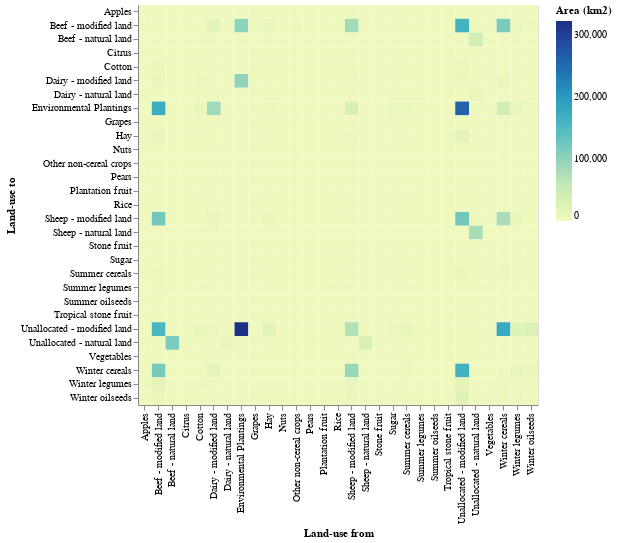

Notebook source saved alongside this figure:
### Code cell
# plot the transition matrix using altair
import altair as alt
alt.Chart(crosstab_lu_all.reset_index()).mark_rect().encode(
    x='Land-use from:N',
    y='Land-use to:N',
    color='Area (km2):Q'
).properties(
    width=400,
    height=400
).interactive()

### Figure 1 — Vega-Lite specification as saved in the notebook (floating-point values rounded to 4 significant figures; data arrays with more than 128 entries replaced by an {"elided": "..."} marker saying what was removed)
{"config": {"view": {"continuousWidth": 300, "continuousHeight": 300}}, "data": {"name": "data-9c419cdefc02fbde23d8a79521aa0497"}, "mark": {"type": "rect"}, "encoding": {"color": {"field": "Area (km2)", "type": "quantitative"}, "x": {"field": "Land-use from", "type": "nominal"}, "y": {"field": "Land-use to", "type": "nominal"}}, "height": 400, "params": [{"name": "param_1", "select": {"type": "interval", "encodings": ["x", "y"]}, "bind": "scales"}], "width": 400, "$schema": "https://vega.github.io/schema/vega-lite/v5.15.1.json", "datasets": {"data-9c419cdefc02fbde23d8a79521aa0497": {"elided": "841 records"}}}
